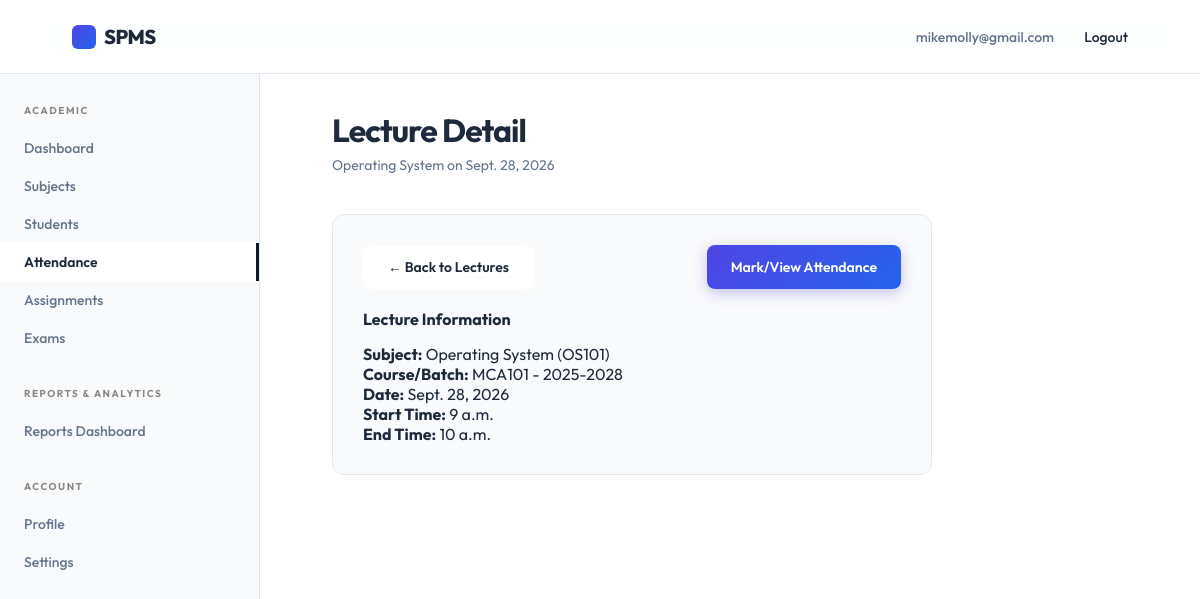
Screenshot of /faculty/lectures/5/ (signed in) with the database file from the repository.
### accounts/models.py (models this page shows, shortened)
class User(AbstractUser):
    class RoleChoices(models.TextChoices):
        STUDENT = 'student', 'Student'
        FACULTY = 'faculty', 'Faculty'
        ADMIN = 'admin', 'Admin'
    username = None
    email = models.EmailField(unique=True)
    role = models.CharField(max_length=20, choices=RoleChoices.choices, default=RoleChoices.STUDENT)
    contact_number = models.CharField(max_length=15, blank=True, null=True)
    deactivated_at = models.DateTimeField(blank=True, null=True)
    updated_at = models.DateTimeField(auto_now=True)
    USERNAME_FIELD = 'email'
    REQUIRED_FIELDS = []
    objects = CustomUserManager()

### academics/models.py (models this page shows, shortened)
class Lecture(models.Model):
    offering = models.ForeignKey(SubjectOffering, on_delete=models.CASCADE, related_name='lectures')
    date = models.DateField()
    start_time = models.TimeField()
    end_time = models.TimeField()
    class Meta:
        constraints = [
            models.UniqueConstraint(fields=['offering', 'date', 'start_time'], name='unique_lecture_slot'),
            CheckConstraint(
                condition=Q(end_time__gt=models.F('start_time')),
                name='check_start_end_time'
            )
        ]

class SubjectOffering(models.Model):
    class SubjectType(models.TextChoices):
        CORE = 'core', 'Core'
        ELECTIVE = 'elective', 'Elective'
        LAB = 'lab', 'Lab'
        PROJECT = 'project', 'Project'
    subject = models.ForeignKey(Subject, on_delete=models.CASCADE, related_name='offerings')
    semester = models.ForeignKey(Semester, on_delete=models.CASCADE, related_name='subject_offerings')
    faculty = models.ForeignKey('faculty.Faculty', on_delete=models.SET_NULL, null=True, blank=True, related_name='subject_offerings')
    subject_type = models.CharField(max_length=20, choices=SubjectType.choices, default=SubjectType.CORE)
    credits = models.PositiveIntegerField()
    class Meta:
        constraints = [
            models.UniqueConstraint(fields=['subject', 'semester'], name='unique_subject_offering')
        ]

class Subject(models.Model):
    name = models.CharField(max_length=150)
    code = models.CharField(max_length=20, unique=True)
    description = models.TextField(blank=True, null=True)

class Semester(models.Model):
    course_batch = models.ForeignKey(CourseBatch, on_delete=models.CASCADE, related_name='semesters')
    semester_number = models.PositiveIntegerField()
    class Meta:
        constraints = [
            models.UniqueConstraint(fields=['course_batch', 'semester_number'], name='unique_semester')
        ]

class CourseBatch(models.Model):
    course = models.ForeignKey(Course, on_delete=models.CASCADE, related_name='batches')
    academic_year = models.CharField(max_length=9, help_text="e.g. 2023-2024")
    class Meta:
        constraints = [
            models.UniqueConstraint(fields=['course', 'academic_year'], name='unique_course_batch')
        ]

class Course(models.Model):
    name = models.CharField(max_length=100)
    code = models.CharField(max_length=20, unique=True)
    department = models.ForeignKey(Department, on_delete=models.CASCADE, related_name='courses')
    duration_years = models.PositiveIntegerField()

### faculty/views.py (the view)
# urls.py: path('lectures/<int:pk>/', views.LectureDetailView.as_view(), name='lecture_detail'),
class LectureDetailView(FacultyRequiredMixin, DetailView):
    template_name = 'faculty/lecture_detail.html'
    context_object_name = 'lecture'
    def get_queryset(self):
        return Lecture.objects.filter(offering__faculty=self.request.user.faculty_profile).select_related('offering__subject')

### faculty/views.py (called while the page is built)
    def test_func(self):
        return self.request.user.is_authenticated and self.request.user.role == User.RoleChoices.FACULTY

### templates/faculty/lecture_detail.html
{% extends 'faculty/base.html' %}
{% block page_title %}Lecture Detail{% endblock %}
{% block page_subtitle %}{{ lecture.offering.subject.name }} on {{ lecture.date }}{% endblock %}
{% block dashboard_content %}
<div class="dashboard-section" style="max-width: 600px;">
    <div style="margin-bottom: 20px; display: flex; justify-content: space-between;">
        <a href="{% url 'faculty:lectures' offering_id=lecture.offering.id %}" class="btn btn-secondary">&larr; Back to Lectures</a>
        <a href="{% url 'faculty:attendance_entry' lecture_id=lecture.id %}" class="btn btn-primary">Mark/View Attendance</a>
    </div>
    <div class="form-container">
        <h3 style="margin-bottom: 15px; font-size: 16px;">Lecture Information</h3>
        <p><strong>Subject:</strong> {{ lecture.offering.subject.name }} ({{ lecture.offering.subject.code }})</p>
        <p><strong>Course/Batch:</strong> {{ lecture.offering.semester.course_batch.course.code }} - {{ lecture.offering.semester.course_batch.academic_year }}</p>
        <p><strong>Date:</strong> {{ lecture.date }}</p>
        <p><strong>Start Time:</strong> {{ lecture.start_time }}</p>
        <p><strong>End Time:</strong> {{ lecture.end_time }}</p>
    </div>
</div>
{% endblock %}

### templates/components/navbar.html (shortened to what this page needs)
<header class="navbar">
    <a href="{% if request.user.is_authenticated %}{% if request.user.role == 'admin' or request.user.is_superuser %}{% url 'spms_admin:dashboard' %}{% elif request.user.role == 'faculty' %}{% url 'faculty:dashboard' %}{% else %}{% url 'students:dashboard' %}{% endif %}{% else %}{% url 'landing_page' %}{% endif %}" class="brand" aria-label="SPMS home">
        <span class="brand-mark"></span>
        SPMS
    </a>
    <nav class="nav-links" aria-label="User navigation">
        {% if request.user.is_authenticated %}
            <span style="color: var(--muted);">{{ request.user.email }}</span>
            <form action="{% url 'accounts:logout' %}" method="post" style="display:inline;">
                <button type="submit" style="background:none;border:none;cursor:pointer;font-family:inherit;font-size:inherit;font-weight:inherit;color:inherit;" class="nav-links a">Logout</button>
            </form>
        {% else %}
            {% if request.resolver_match.url_name != 'login' %}
                <a href="{% url 'accounts:login' %}">Login</a>
            {% endif %}
        {% endif %}
    </nav>
</header>

### static/style.css (style rules this page uses)
:root { --bg: #f9fafb; --text: #1e293b; --muted: #64748b; --line: #e2e8f0; --soft: #ffffff; --primary: #4f46e5; --primary-hover: #4338ca; --accent: #2563eb; --black: #0f172a; --radius: 12px; --glass-bg: rgba(255, 255, 255, 0.85); --glass-border: rgba(255, 255, 255, 0.6); --glass-shadow: 0 10px 40px 0 rgba(31, 38, 135, 0.05); }
* { box-sizing: border-box; margin: 0; padding: 0; scrollbar-width: thin; scrollbar-color: rgba(0, 0, 0, 0.2) var(--bg); }
html { scroll-behavior: smooth; }
body { min-height: 100vh; background: var(--bg); color: var(--text); font-family: 'Outfit', Arial, sans-serif; -webkit-font-smoothing: antialiased; }
a { color: inherit; text-decoration: none; }
.navbar { height: 74px; width: 100%; display: flex; align-items: center; justify-content: space-between; padding: 0 6vw; background: rgba(255, 255, 255, 0.85); backdrop-filter: blur(16px); -webkit-backdrop-filter: blur(16px); border-bottom: 1px solid var(--line); position: sticky; top: 0; z-index: 100; }
.brand { font-size: 20px; font-weight: 800; letter-spacing: -0.5px; display: flex; align-items: center; gap: 8px; }
.brand-mark { width: 24px; height: 24px; background: linear-gradient(135deg, var(--primary), var(--accent)); border-radius: 6px; display: inline-block; }
.nav-links { display: flex; gap: 30px; font-size: 14px; font-weight: 500; }
.btn { display: inline-flex; align-items: center; justify-content: center; padding: 12px 24px; border-radius: 8px; font-size: 14px; font-weight: 600; transition: all 0.3s cubic-bezier(0.16, 1, 0.3, 1); cursor: pointer; border: none; }
.btn-primary { background: linear-gradient(135deg, var(--primary), var(--accent)); color: white; box-shadow: 0 4px 14px rgba(79, 70, 229, 0.3); }
.btn-secondary { background: var(--glass-bg); border: 1px solid var(--glass-border); color: var(--text); backdrop-filter: blur(12px); }

### static/dashboard.css (style rules this page uses)
.dashboard-section { background: var(--bg); border: 1px solid var(--line); border-radius: var(--radius); padding: 30px; margin-bottom: 30px; }

### rows the page displays
User: user.email "mikemolly@gmail.com"
Lecture: offering.subject.name "Operating System", date "Sept. 28, 2026", offering.subject.code "OS101", offering.semester.course_batch.course.code "MCA101", offering.semester.course_batch.academic_year "2025-2028", start_time "9 a.m.", end_time "10 a.m."
